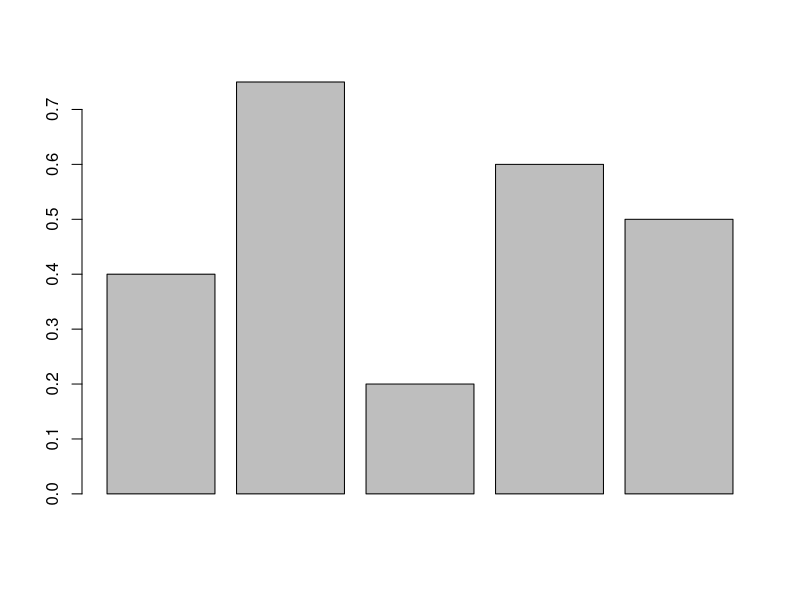
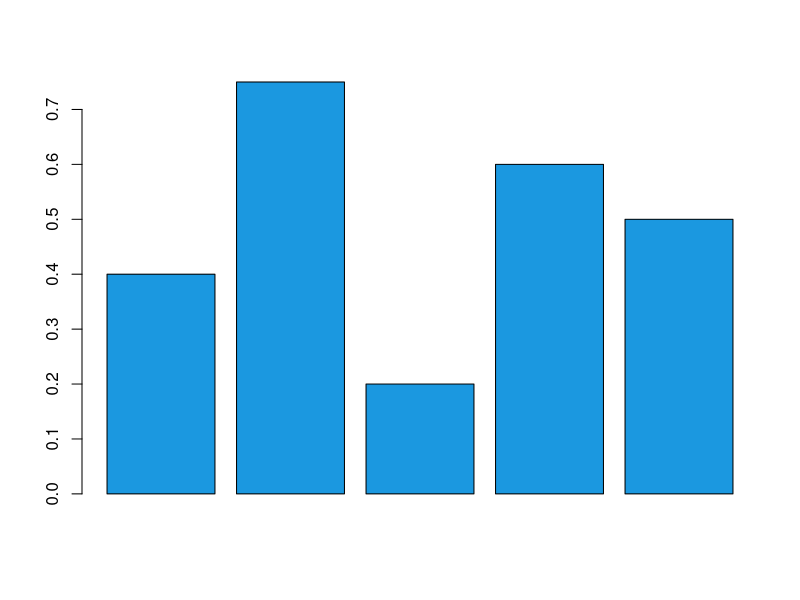
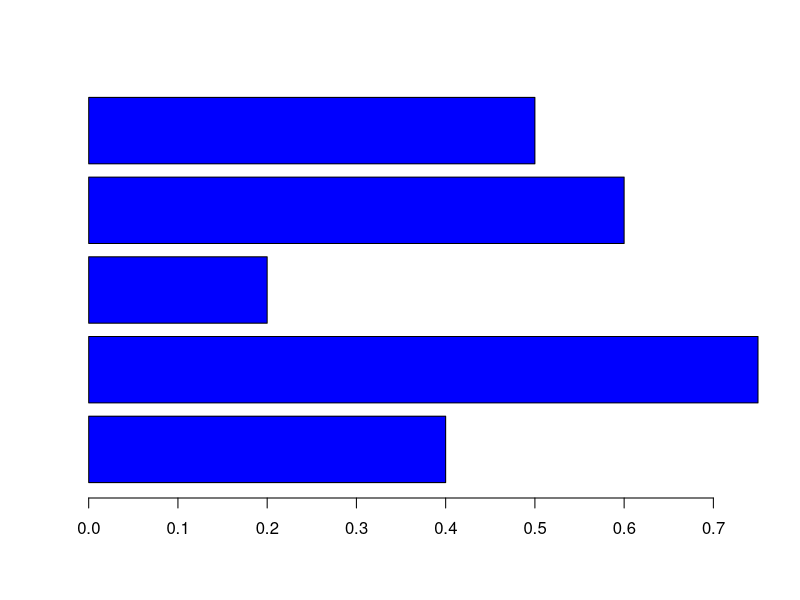
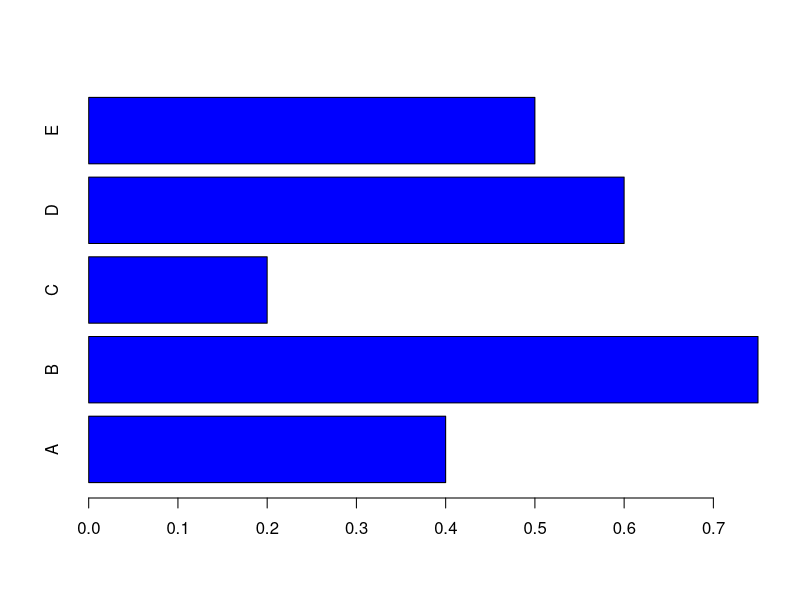
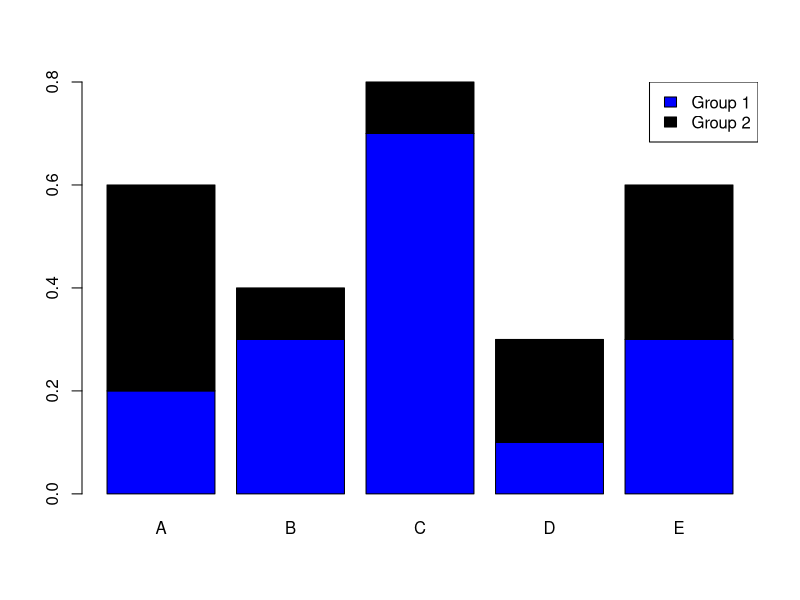
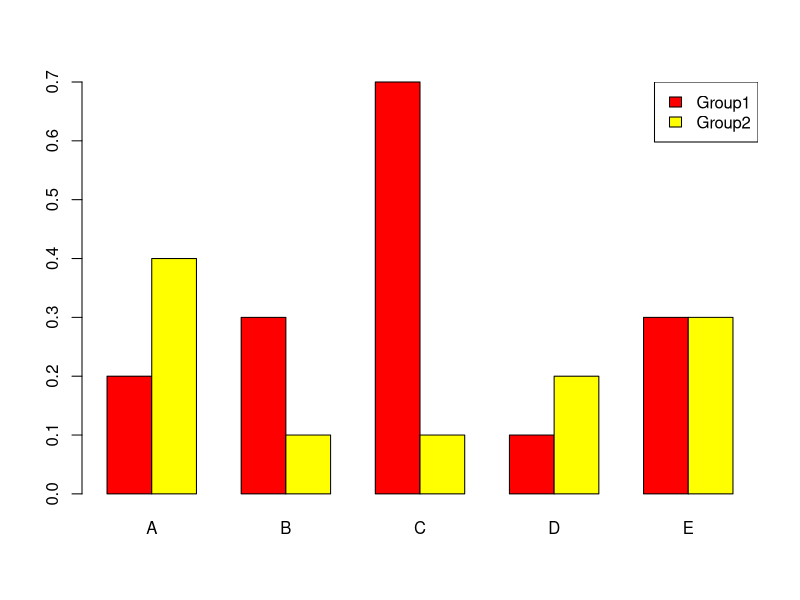
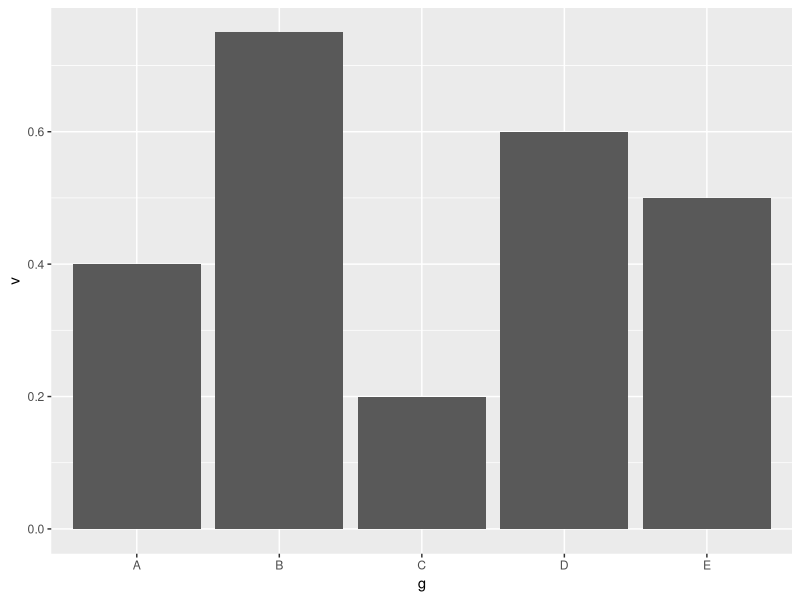

The R source for these figures, in order:
# Method 1:General Barplot for list

v<-c(0.4,0.75,0.2,0.6,0.5)
barplot(v)
barplot(v,col="#1b98e0")
barplot(v,col="blue",horiz=TRUE)
g<-LETTERS[1:5]
barplot(v,col="blue",horiz=TRUE,names.arg=g)


# Barplot for data frame

f<-as.matrix(data.frame(A=c(0.2,0.4),
              B=c(0.3,0.1),
              C=c(0.7,0.1),
              D=c(0.1,0.2),
              E=c(0.3,0.3)
              ))

rownames(f)<-c("Group1","Group2")
barplot(f,col=c("blue","black"))
legend("topright",legend=c("Group 1","Group 2"),fill=c("blue","black"))
barplot(f,col=c("red","yellow"),beside=TRUE)
legend("topright",legend=c("Group1","Group2"),fill=c("red","yellow"))

# Barplot using ggplot2 packages

#install.packages("ggplot2") #once installed do not execute again
library(ggplot2)

x<-data.frame(g,v)
ggplot(x,aes(x=g, y=v),)+geom_bar(stat="identity")
  




